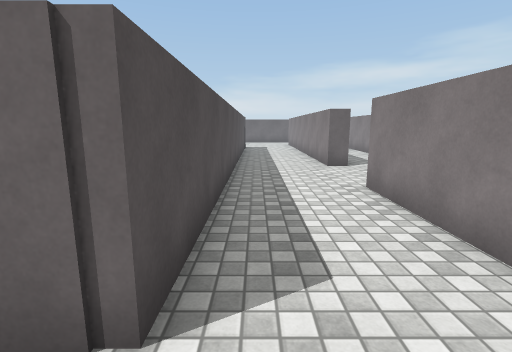
View 1 (above)

21 first-person views from a walk through a Unity game level. The camera is 1.4 m above the floor, tilts 10° down and sees 85° across. The floor is counted in squares, 1 m on a side. Each view is taken from the middle of a square. On the plan, view 1 faces up. The plan holds only what a view shows up to about 14 squares ahead; the rest is blank. The player character is not drawn. Surface patterns are stand-ins for the level's own textures.

View 2
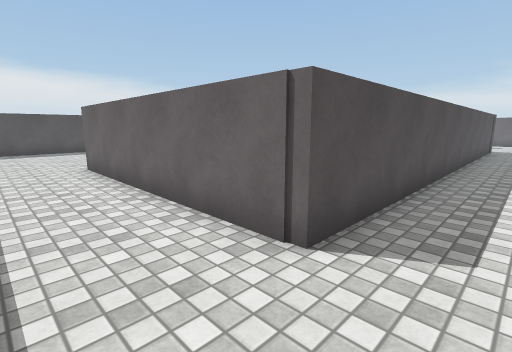

View 3
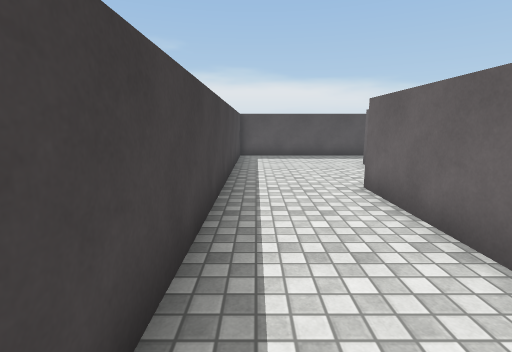

View 4
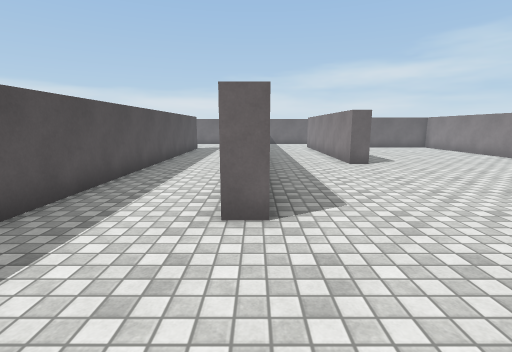

View 5
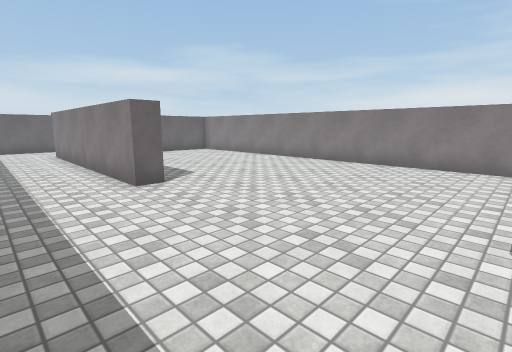

View 6
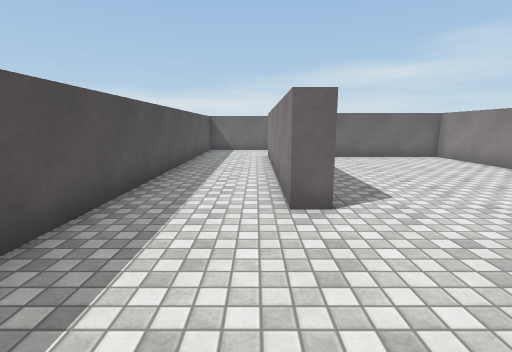

View 7
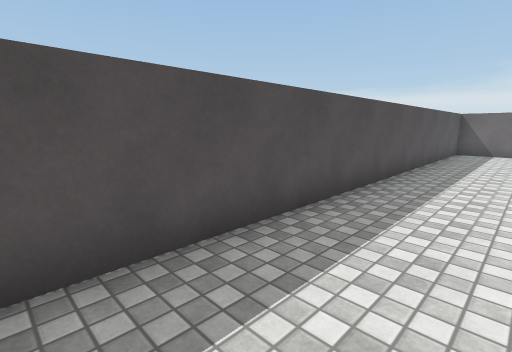

View 8
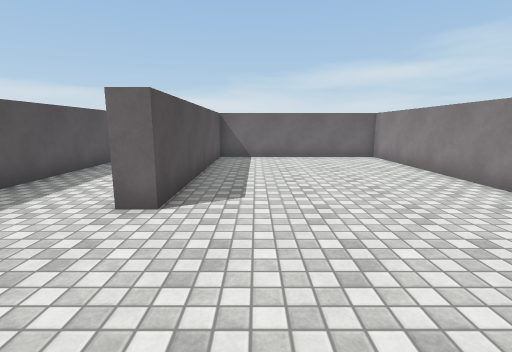

View 9
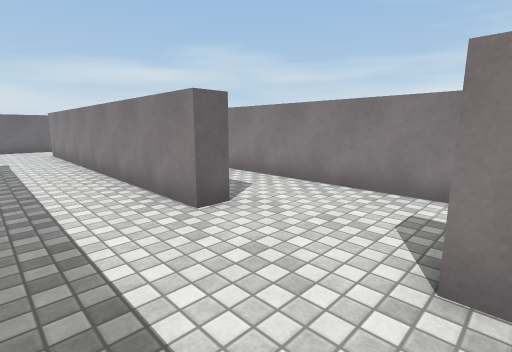

View 10
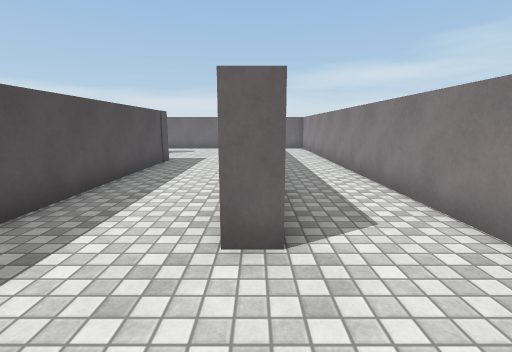

View 11
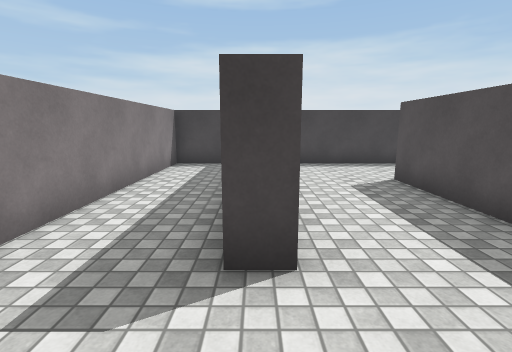

View 12
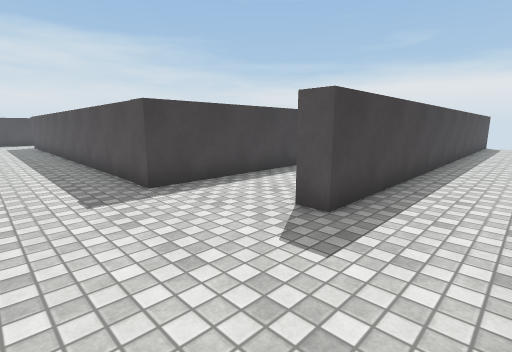

View 13
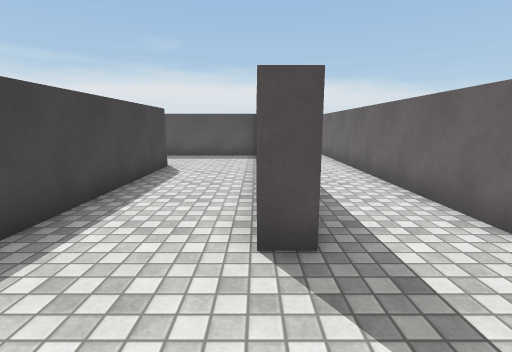

View 14
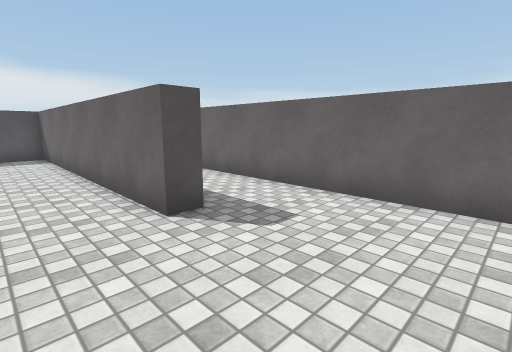

View 15
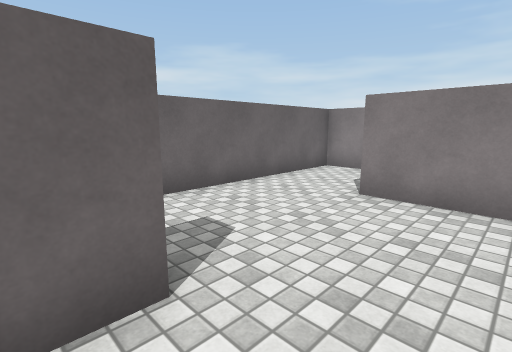

View 16
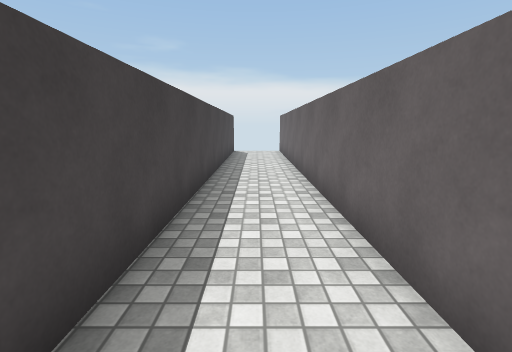

View 17
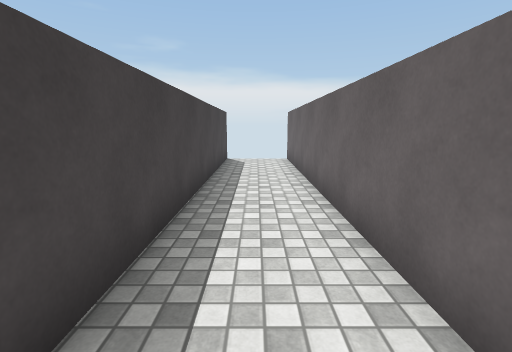

View 18
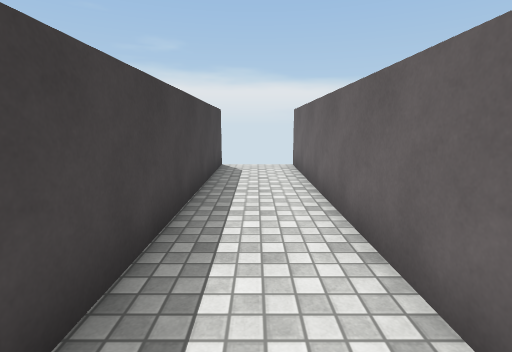

View 19
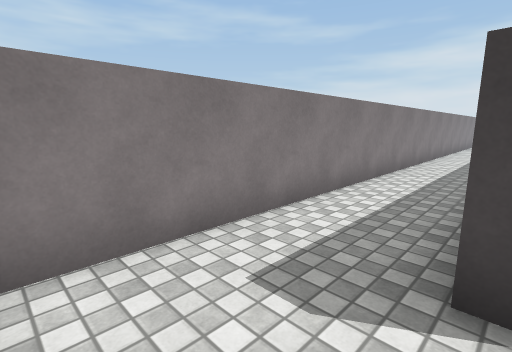

View 20
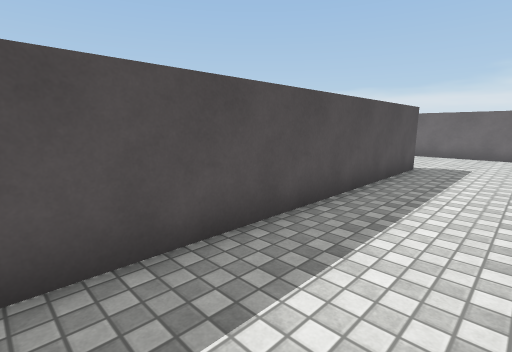

View 21
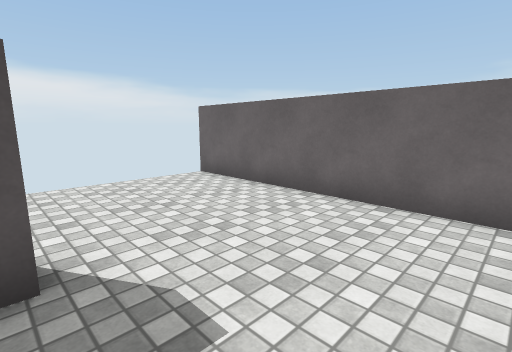

### Floor plan
Points are (right, up) in squares from view 1. A wall is a line through its corners. A room is listed if a view was taken in it or the views show most of it. See-through windows are left out.
Room 1 (views 1, 2, 3, 4, 5, 6, 7, 8, 9, 10, 11, 12, 13, 14, 15, 16, 17, 18, 19, 20, 21)
walls: (-9, 18.8) (-0.7, 18.8) (-0.7, 1.5) (-9.5, 1.5); (-12.8, 3.1) (-13.6, 3.1); (-1.5, 3.4) (-1.5, 18.1) (-8.7, 18.1) (-8.7, 9.6) (-9.4, 9.6) (-9.4, 18.8); (-16.8, 17.2) (-16.8, -1.8) (1.4, -1.8); (3.4, 10) (2.6, 10) (2.6, 22.6); (-14, 22) (-21.6, 22); (2.6, 2.6) (2.6, 6.4) (3.4, 6.4); (4.2, -1.8) (6.1, -1.8) (6.1, 25.4) (-21.4, 25.4); (-21.6, 22.7) (-2, 22.7) (-2, 22) (-12.8, 22) (-12.8, 5)

Positions as (right, up) in squares from view 1, and headings:
1: (0, 0), facing up
2: (1, -1), facing up-left
3: (-3, -1), facing left
4: (-13, -1), facing up
5: (-12, 3), facing up-right
6: (-10, 5), facing up
7: (-10, 5), facing up-left
8: (-7, 5), facing up
9: (0, 6), facing up-right
10: (3, 7), facing up
11: (3, 9), facing down
12: (2, 25), facing down-left
13: (1, 22), facing left
14: (2, 20), facing up-left
15: (-3, 20), facing up-right
16: (-5, 24), facing left
17: (-9, 24), facing left
18: (-11, 24), facing left
19: (3, 25), facing down-right
20: (-14, 7), facing up-left
21: (-14, 17), facing up-left
